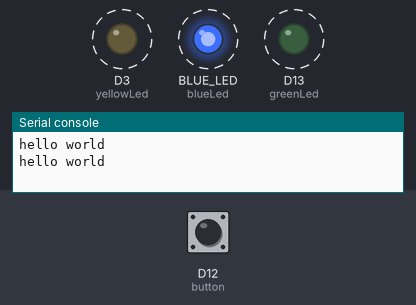
Recording of a program running on a simulated CircuitPython board. Shown: output pins drawn as LEDs (lit = HIGH), the last lines printed to the serial console. Dashed ring = blinking. The inputs (shaded band) are chosen by the test bench; at power-on: D12 (button) HIGH.

Above: at 0.7 s.
1.3 s: D12 (button) pulled LOW for 3.2 s
At 1.7 s:
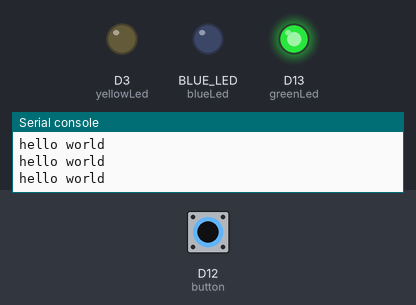
At 3.1 s:
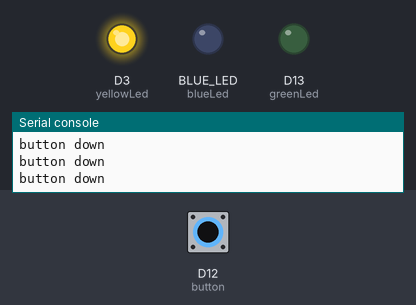
Timing chart, 0 to 12.3 s (numbered marks = the images above; inputs shaded):
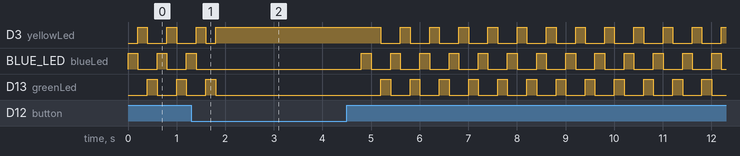

Measured:
- by itself, BLUE_LED (blueLed): repeats every 0.60 s: HIGH 0.20 s, LOW 0.40 s

The program:

blink.py
```python
# CircuitPython demo #1 - General Purpose I/O

# blink and hello world in one. Press the serial button above to see the serial output

import time
import board
from digitalio import DigitalInOut, Direction, Pull

blueLed = DigitalInOut(board.BLUE_LED)
blueLed.direction = Direction.OUTPUT
yellowLed = DigitalInOut(board.D3)
yellowLed.direction = Direction.OUTPUT
greenLed = DigitalInOut(board.D13)
greenLed.direction = Direction.OUTPUT

button = DigitalInOut(board.D12)
button.direction = Direction.INPUT
button.pull = Pull.UP

while True:
    print("hello world")
    blueLed.value = True
    time.sleep(.2)
    blueLed.value = False
    yellowLed.value = True
    time.sleep(.2)
    yellowLed.value = False
    greenLed.value = True
    time.sleep(.2)
    greenLed.value = False
    while not button.value:
        yellowLed.value = True
        print("button down")
        time.sleep(.5)
```
